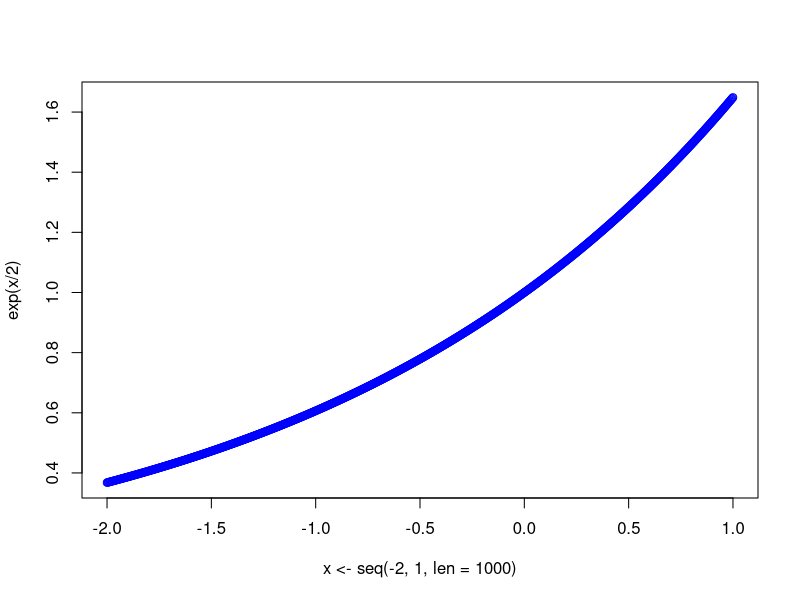
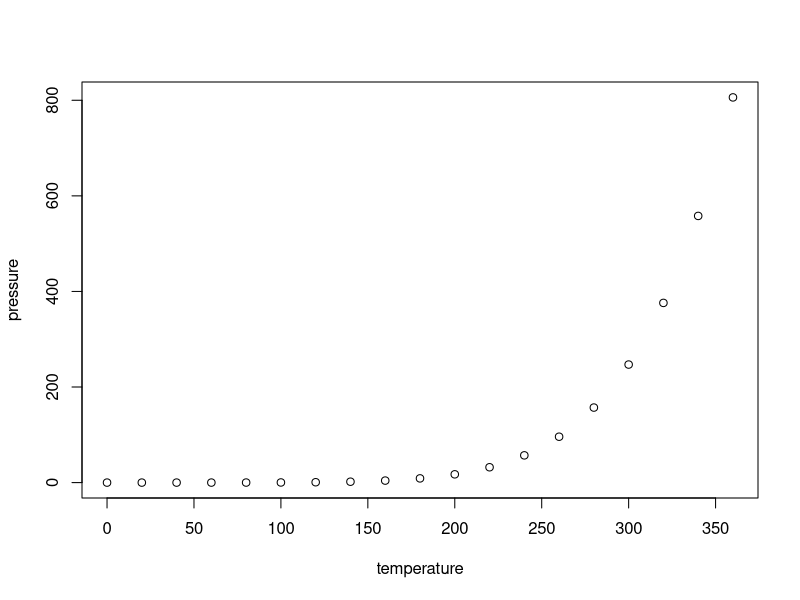

Recreate these plots in R, in order.
## ---- chunk 1
knitr::opts_chunk$set(echo = TRUE)
## ---- chunk 2
fzero <- function(func, initial = c(0,1)){
  a <- initial[1]
  b <- initial[2]
  f <- func;
  if(f(a)*f(b)>0) error("The function has no root in this interval")
  if(f(a)*f(b)==0) return(ifelse(f(a)!=0,b,a))
  return((a+b)/2);
}
print(fzero(func=function(x) exp(x)-2))
plot(x <- seq(-2,1,len=1000),exp(x/2),type="o",col="blue")
## ---- chunk 3
plot(pressure)
